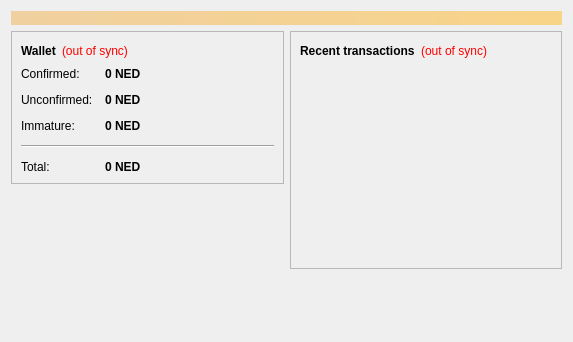
<?xml version="1.0" encoding="UTF-8"?>
<ui version="4.0">
 <class>OverviewPage</class>
 <widget class="QWidget" name="OverviewPage">
  <property name="geometry">
   <rect>
    <x>0</x>
    <y>0</y>
    <width>573</width>
    <height>342</height>
   </rect>
  </property>
  <property name="windowTitle">
   <string>Form</string>
  </property>
  <layout class="QVBoxLayout" name="topLayout">
   <item>
    <widget class="QLabel" name="labelAlerts">
     <property name="visible">
      <bool>false</bool>
     </property>
     <property name="styleSheet">
      <string notr="true">background-color: qlineargradient(x1: 0, y1: 0, x2: 1, y2: 0, stop:0 #F0D0A0, stop:1 #F8D488); color:#000000;</string>
     </property>
     <property name="wordWrap">
      <bool>true</bool>
     </property>
     <property name="margin">
      <number>3</number>
     </property>
    </widget>
   </item>
   <item>
    <layout class="QHBoxLayout" name="horizontalLayout" stretch="1,1">
     <item>
      <layout class="QVBoxLayout" name="verticalLayout_2">
       <item>
        <widget class="QFrame" name="frame">
         <property name="frameShape">
          <enum>QFrame::StyledPanel</enum>
         </property>
         <property name="frameShadow">
          <enum>QFrame::Raised</enum>
         </property>
         <layout class="QVBoxLayout" name="verticalLayout_4">
          <item>
           <layout class="QHBoxLayout" name="horizontalLayout_4">
            <item>
             <widget class="QLabel" name="label_5">
              <property name="font">
               <font>
                <weight>75</weight>
                <bold>true</bold>
               </font>
              </property>
              <property name="text">
               <string>Wallet</string>
              </property>
             </widget>
            </item>
            <item>
             <widget class="QLabel" name="labelWalletStatus">
              <property name="toolTip">
               <string>The displayed information may be out of date. Your wallet automatically synchronizes with the notEvilDime network after a connection is established, but this process has not completed yet.</string>
              </property>
              <property name="styleSheet">
               <string notr="true">QLabel { color: red; }</string>
              </property>
              <property name="text">
               <string notr="true">(out of sync)</string>
              </property>
              <property name="alignment">
               <set>Qt::AlignLeading|Qt::AlignLeft|Qt::AlignVCenter</set>
              </property>
             </widget>
            </item>
            <item>
             <spacer name="horizontalSpacer_2">
              <property name="orientation">
               <enum>Qt::Horizontal</enum>
              </property>
              <property name="sizeHint" stdset="0">
               <size>
                <width>40</width>
                <height>20</height>
               </size>
              </property>
             </spacer>
            </item>
           </layout>
          </item>
          <item>
           <layout class="QFormLayout" name="formLayout_2">
            <property name="fieldGrowthPolicy">
             <enum>QFormLayout::AllNonFixedFieldsGrow</enum>
            </property>
            <property name="horizontalSpacing">
             <number>12</number>
            </property>
            <property name="verticalSpacing">
             <number>12</number>
            </property>
            <item row="0" column="0">
             <widget class="QLabel" name="label">
              <property name="text">
               <string>Confirmed:</string>
              </property>
             </widget>
            </item>
            <item row="0" column="1">
             <widget class="QLabel" name="labelBalance">
              <property name="font">
               <font>
                <weight>75</weight>
                <bold>true</bold>
               </font>
              </property>
              <property name="cursor">
               <cursorShape>IBeamCursor</cursorShape>
              </property>
              <property name="toolTip">
               <string>Your current spendable balance</string>
              </property>
              <property name="text">
               <string notr="true">0 NED</string>
              </property>
              <property name="textInteractionFlags">
               <set>Qt::LinksAccessibleByMouse|Qt::TextSelectableByKeyboard|Qt::TextSelectableByMouse</set>
              </property>
             </widget>
            </item>
            <item row="1" column="0">
             <widget class="QLabel" name="label_3">
              <property name="text">
               <string>Unconfirmed:</string>
              </property>
             </widget>
            </item>
            <item row="1" column="1">
             <widget class="QLabel" name="labelUnconfirmed">
              <property name="font">
               <font>
                <weight>75</weight>
                <bold>true</bold>
               </font>
              </property>
              <property name="cursor">
               <cursorShape>IBeamCursor</cursorShape>
              </property>
              <property name="toolTip">
               <string>Total of transactions that have yet to be confirmed, and do not yet count toward the spendable balance</string>
              </property>
              <property name="text">
               <string notr="true">0 NED</string>
              </property>
              <property name="textInteractionFlags">
               <set>Qt::LinksAccessibleByMouse|Qt::TextSelectableByKeyboard|Qt::TextSelectableByMouse</set>
              </property>
             </widget>
            </item>
            <item row="2" column="0">
             <widget class="QLabel" name="labelImmatureText">
              <property name="text">
               <string>Immature:</string>
              </property>
             </widget>
            </item>
            <item row="2" column="1">
             <widget class="QLabel" name="labelImmature">
              <property name="font">
               <font>
                <weight>75</weight>
                <bold>true</bold>
               </font>
              </property>
              <property name="toolTip">
               <string>Mined balance that has not yet matured</string>
              </property>
              <property name="text">
               <string notr="true">0 NED</string>
              </property>
              <property name="textInteractionFlags">
               <set>Qt::LinksAccessibleByMouse|Qt::TextSelectableByKeyboard|Qt::TextSelectableByMouse</set>
              </property>
             </widget>
            </item>
            <item row="4" column="0">
             <widget class="QLabel" name="labelTotalText">
              <property name="text">
               <string>Total:</string>
              </property>
             </widget>
            </item>
            <item row="4" column="1">
             <widget class="QLabel" name="labelTotal">
              <property name="font">
               <font>
                <weight>75</weight>
                <bold>true</bold>
               </font>
              </property>
              <property name="cursor">
               <cursorShape>IBeamCursor</cursorShape>
              </property>
              <property name="toolTip">
               <string>Your current total balance</string>
              </property>
              <property name="text">
               <string notr="true">0 NED</string>
              </property>
              <property name="textInteractionFlags">
               <set>Qt::LinksAccessibleByMouse|Qt::TextSelectableByKeyboard|Qt::TextSelectableByMouse</set>
              </property>
             </widget>
            </item>
            <item row="3" column="0" colspan="2">
             <widget class="Line" name="line">
              <property name="orientation">
               <enum>Qt::Horizontal</enum>
              </property>
             </widget>
            </item>
           </layout>
          </item>
         </layout>
        </widget>
       </item>
       <item>
        <spacer name="verticalSpacer">
         <property name="orientation">
          <enum>Qt::Vertical</enum>
         </property>
         <property name="sizeHint" stdset="0">
          <size>
           <width>20</width>
           <height>40</height>
          </size>
         </property>
        </spacer>
       </item>
      </layout>
     </item>
     <item>
      <layout class="QVBoxLayout" name="verticalLayout_3">
       <item>
        <widget class="QFrame" name="frame_2">
         <property name="frameShape">
          <enum>QFrame::StyledPanel</enum>
         </property>
         <property name="frameShadow">
          <enum>QFrame::Raised</enum>
         </property>
         <layout class="QVBoxLayout" name="verticalLayout">
          <item>
           <layout class="QHBoxLayout" name="horizontalLayout_2">
            <item>
             <widget class="QLabel" name="label_4">
              <property name="text">
               <string>&lt;b&gt;Recent transactions&lt;/b&gt;</string>
              </property>
             </widget>
            </item>
            <item>
             <widget class="QLabel" name="labelTransactionsStatus">
              <property name="toolTip">
               <string>The displayed information may be out of date. Your wallet automatically synchronizes with the notEvilDime network after a connection is established, but this process has not completed yet.</string>
              </property>
              <property name="styleSheet">
               <string notr="true">QLabel { color: red; }</string>
              </property>
              <property name="text">
               <string notr="true">(out of sync)</string>
              </property>
              <property name="alignment">
               <set>Qt::AlignRight|Qt::AlignTrailing|Qt::AlignVCenter</set>
              </property>
             </widget>
            </item>
            <item>
             <spacer name="horizontalSpacer">
              <property name="orientation">
               <enum>Qt::Horizontal</enum>
              </property>
              <property name="sizeHint" stdset="0">
               <size>
                <width>40</width>
                <height>20</height>
               </size>
              </property>
             </spacer>
            </item>
           </layout>
          </item>
          <item>
           <widget class="QListView" name="listTransactions">
            <property name="styleSheet">
             <string notr="true">QListView { background: transparent; }</string>
            </property>
            <property name="frameShape">
             <enum>QFrame::NoFrame</enum>
            </property>
            <property name="verticalScrollBarPolicy">
             <enum>Qt::ScrollBarAlwaysOff</enum>
            </property>
            <property name="horizontalScrollBarPolicy">
             <enum>Qt::ScrollBarAlwaysOff</enum>
            </property>
            <property name="selectionMode">
             <enum>QAbstractItemView::NoSelection</enum>
            </property>
           </widget>
          </item>
         </layout>
        </widget>
       </item>
       <item>
        <spacer name="verticalSpacer_2">
         <property name="orientation">
          <enum>Qt::Vertical</enum>
         </property>
         <property name="sizeHint" stdset="0">
          <size>
           <width>20</width>
           <height>40</height>
          </size>
         </property>
        </spacer>
       </item>
      </layout>
     </item>
    </layout>
   </item>
  </layout>
 </widget>
 <resources/>
 <connections/>
</ui>
